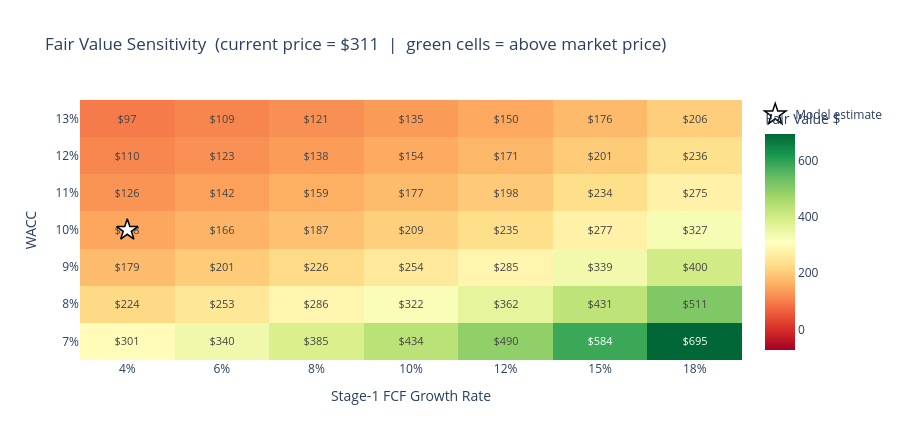

Source (notebook cell):
### Markdown cell above
## 3 · Sensitivity Heatmap

A DCF is only as good as its assumptions. This heatmap shows how the  
**base fair value per share** changes across a WACC × growth grid.  
The model's actual WACC and growth estimate are highlighted with a marker.

### Code cell
from fairprice.models.dcf import _scenario, _net_debt as _nd, _terminal_growth

if comp is None or base_fcf_val is None:
    print("DCF not available — skipping sensitivity.")
else:
    waccs = [0.07, 0.08, 0.09, 0.10, 0.11, 0.12, 0.13]
    growths = [0.04, 0.06, 0.08, 0.10, 0.12, 0.15, 0.18]
    g_term = _terminal_growth(macro)

    matrix = []
    for w in waccs:
        row = []
        for g in growths:
            val = _scenario(base_fcf_val, g, w, g_term, stmts, market)
            row.append(round(val, 2))
        matrix.append(row)

    wacc_labels = [f"{w*100:.0f}%" for w in waccs]
    growth_labels = [f"{g*100:.0f}%" for g in growths]

    # Annotate cells: green if > price, red if < price
    text_matrix = [[f"${v:.0f}" for v in row] for row in matrix]

    fig = go.Figure(
        go.Heatmap(
            z=matrix,
            x=growth_labels,
            y=wacc_labels,
            text=text_matrix,
            texttemplate="%{text}",
            textfont=dict(size=11),
            colorscale="RdYlGn",
            zmid=market.current_price,
            colorbar=dict(title="Fair Value $"),
        )
    )

    # Mark model's assumptions
    wacc_idx = min(range(len(waccs)), key=lambda i: abs(waccs[i] - comp.wacc))
    growth_idx = min(
        range(len(growths)), key=lambda i: abs(growths[i] - comp.growth_stage1)
    )

    fig.add_trace(
        go.Scatter(
            x=[growth_labels[growth_idx]],
            y=[wacc_labels[wacc_idx]],
            mode="markers",
            marker=dict(
                symbol="star",
                size=16,
                color="white",
                line=dict(color="black", width=1.5),
            ),
            name="Model estimate",
            showlegend=True,
        )
    )

    fig.update_layout(
        title=f"Fair Value Sensitivity  (current price = ${market.current_price:.0f}  |  "
        f"green cells = above market price)",
        xaxis_title="Stage-1 FCF Growth Rate",
        yaxis_title="WACC",
        height=440,
    )
    fig.show()

    above = sum(v > market.current_price for row in matrix for v in row)
    total = len(waccs) * len(growths)
    print(
        f"{above}/{total} scenarios ({above/total:.0%}) produce a fair value "
        f"above the current market price of ${market.current_price:.2f}"
    )

### Figure 1 — Plotly figure (JSON) as saved in the notebook; plotly's stock layout.template omitted (floating-point values rounded to 4 significant figures)
{"data": [{"colorbar": {"title": {"text": "Fair Value $"}}, "colorscale": [[0, "rgb(165,0,38)"], [0.1, "rgb(215,48,39)"], [0.2, "rgb(244,109,67)"], [0.3, "rgb(253,174,97)"], [0.4, "rgb(254,224,139)"], [0.5, "rgb(255,255,191)"], [0.6, "rgb(217,239,139)"], [0.7, "rgb(166,217,106)"], [0.8, "rgb(102,189,99)"], [0.9, "rgb(26,152,80)"], [1, "rgb(0,104,55)"]], "text": [["$301", "$340", "$385", "$434", "$490", "$584", "$695"], ["$224", "$253", "$286", "$322", "$362", "$431", "$511"], ["$179", "$201", "$226", "$254", "$285", "$339", "$400"], ["$148", "$166", "$187", "$209", "$235", "$277", "$327"], ["$126", "$142", "$159", "$177", "$198", "$234", "$275"], ["$110", "$123", "$138", "$154", "$171", "$201", "$236"], ["$97", "$109", "$121", "$135", "$150", "$176", "$206"]], "textfont": {"size": 11}, "texttemplate": "%{text}", "type": "heatmap", "x": ["4%", "6%", "8%", "10%", "12%", "15%", "18%"], "y": ["7%", "8%", "9%", "10%", "11%", "12%", "13%"], "z": [[300.6, 340.4, 384.9, 434.5, 489.8, 584.5, 695.2], [224.4, 253.4, 285.8, 321.8, 361.9, 430.6, 510.7], [178.7, 201.2, 226.4, 254.3, 285.4, 338.5, 400.4], [148.2, 166.5, 186.8, 209.4, 234.6, 277.4, 327.2], [126.4, 141.7, 158.6, 177.5, 198.3, 233.9, 275.1], [110.1, 123.1, 137.5, 153.5, 171.3, 201.4, 236.3], [97.36, 108.7, 121.2, 135.0, 150.3, 176.2, 206.3]], "zmid": 310.9}, {"marker": {"color": "white", "line": {"color": "black", "width": 1.5}, "size": 16, "symbol": "star"}, "mode": "markers", "name": "Model estimate", "showlegend": true, "type": "scatter", "x": ["4%"], "y": ["10%"]}], "layout": {"height": 440, "title": {"text": "Fair Value Sensitivity  (current price = $311  |  green cells = above market price)"}, "xaxis": {"title": {"text": "Stage-1 FCF Growth Rate"}}, "yaxis": {"title": {"text": "WACC"}}}}
